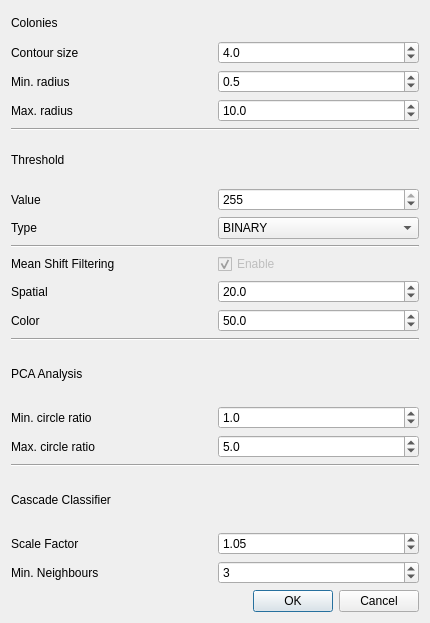
<?xml version="1.0" encoding="UTF-8"?>
<ui version="4.0">
 <class>Settings</class>
 <widget class="QDialog" name="Settings">
  <property name="geometry">
   <rect>
    <x>0</x>
    <y>0</y>
    <width>430</width>
    <height>623</height>
   </rect>
  </property>
  <property name="windowTitle">
   <string>Dialog</string>
  </property>
  <property name="autoFillBackground">
   <bool>false</bool>
  </property>
  <layout class="QVBoxLayout" name="verticalLayout">
   <item>
    <layout class="QGridLayout" name="Colonies">
     <item row="2" column="1">
      <widget class="QDoubleSpinBox" name="minRadiusSpin">
       <property name="decimals">
        <number>1</number>
       </property>
       <property name="maximum">
        <double>255.000000000000000</double>
       </property>
       <property name="value">
        <double>0.500000000000000</double>
       </property>
      </widget>
     </item>
     <item row="1" column="1">
      <widget class="QDoubleSpinBox" name="contourSizeSpin">
       <property name="decimals">
        <number>1</number>
       </property>
       <property name="maximum">
        <double>255.000000000000000</double>
       </property>
       <property name="value">
        <double>4.000000000000000</double>
       </property>
      </widget>
     </item>
     <item row="0" column="0" colspan="2">
      <widget class="QLabel" name="coloniesLabel">
       <property name="text">
        <string>Colonies</string>
       </property>
      </widget>
     </item>
     <item row="3" column="0">
      <widget class="QLabel" name="maxRadiusLabel">
       <property name="text">
        <string>Max. radius</string>
       </property>
      </widget>
     </item>
     <item row="3" column="1">
      <widget class="QDoubleSpinBox" name="maxRadiusSpin">
       <property name="decimals">
        <number>1</number>
       </property>
       <property name="maximum">
        <double>255.000000000000000</double>
       </property>
       <property name="value">
        <double>10.000000000000000</double>
       </property>
      </widget>
     </item>
     <item row="2" column="0">
      <widget class="QLabel" name="minRadiusLabel">
       <property name="text">
        <string>Min. radius</string>
       </property>
      </widget>
     </item>
     <item row="1" column="0">
      <widget class="QLabel" name="contourSizeLabel">
       <property name="text">
        <string>Contour size</string>
       </property>
      </widget>
     </item>
    </layout>
   </item>
   <item>
    <layout class="QGridLayout" name="Threshold">
     <item row="1" column="0" colspan="2">
      <widget class="QLabel" name="thresholdLabel">
       <property name="text">
        <string>Threshold</string>
       </property>
      </widget>
     </item>
     <item row="3" column="0">
      <widget class="QLabel" name="thresholdTypeLabel">
       <property name="text">
        <string>Type</string>
       </property>
      </widget>
     </item>
     <item row="3" column="1">
      <widget class="QComboBox" name="thresholdTypeBox">
       <property name="currentText">
        <string>NONE</string>
       </property>
       <item>
        <property name="text">
         <string>BINARY</string>
        </property>
       </item>
       <item>
        <property name="text">
         <string>BINARY INVERTED</string>
        </property>
       </item>
       <item>
        <property name="text">
         <string>TRUNCATE</string>
        </property>
       </item>
       <item>
        <property name="text">
         <string>TO ZERO</string>
        </property>
       </item>
       <item>
        <property name="text">
         <string>TO ZERO INVERTED</string>
        </property>
       </item>
       <item>
        <property name="text">
         <string>NONE</string>
        </property>
       </item>
      </widget>
     </item>
     <item row="2" column="0">
      <widget class="QLabel" name="thresholdValueLabel">
       <property name="text">
        <string>Value</string>
       </property>
      </widget>
     </item>
     <item row="0" column="0" colspan="2">
      <widget class="Line" name="line_4">
       <property name="orientation">
        <enum>Qt::Horizontal</enum>
       </property>
      </widget>
     </item>
     <item row="2" column="1">
      <widget class="QSpinBox" name="thresholdValueSpin">
       <property name="maximum">
        <number>255</number>
       </property>
       <property name="value">
        <number>255</number>
       </property>
      </widget>
     </item>
    </layout>
   </item>
   <item>
    <widget class="Line" name="line_3">
     <property name="orientation">
      <enum>Qt::Horizontal</enum>
     </property>
    </widget>
   </item>
   <item>
    <layout class="QGridLayout" name="MeanShift">
     <item row="4" column="0">
      <widget class="QLabel" name="colorLabel">
       <property name="text">
        <string>Color</string>
       </property>
      </widget>
     </item>
     <item row="3" column="1">
      <widget class="QDoubleSpinBox" name="spatialSpin">
       <property name="decimals">
        <number>1</number>
       </property>
       <property name="maximum">
        <double>255.000000000000000</double>
       </property>
       <property name="value">
        <double>20.000000000000000</double>
       </property>
      </widget>
     </item>
     <item row="4" column="1">
      <widget class="QDoubleSpinBox" name="colorSpin">
       <property name="decimals">
        <number>1</number>
       </property>
       <property name="maximum">
        <double>255.000000000000000</double>
       </property>
       <property name="value">
        <double>50.000000000000000</double>
       </property>
      </widget>
     </item>
     <item row="3" column="0">
      <widget class="QLabel" name="spatialLabel">
       <property name="text">
        <string>Spatial</string>
       </property>
      </widget>
     </item>
     <item row="0" column="0">
      <widget class="QLabel" name="MeanShiftLabel">
       <property name="mouseTracking">
        <bool>true</bool>
       </property>
       <property name="focusPolicy">
        <enum>Qt::NoFocus</enum>
       </property>
       <property name="text">
        <string>Mean Shift Filtering</string>
       </property>
       <property name="textFormat">
        <enum>Qt::AutoText</enum>
       </property>
       <property name="scaledContents">
        <bool>false</bool>
       </property>
      </widget>
     </item>
     <item row="0" column="1">
      <widget class="QCheckBox" name="enableMeanShiftCheckbox">
       <property name="enabled">
        <bool>false</bool>
       </property>
       <property name="text">
        <string>Enable</string>
       </property>
       <property name="checked">
        <bool>true</bool>
       </property>
      </widget>
     </item>
    </layout>
   </item>
   <item>
    <widget class="Line" name="line_2">
     <property name="orientation">
      <enum>Qt::Horizontal</enum>
     </property>
    </widget>
   </item>
   <item>
    <layout class="QGridLayout" name="PCAAnalysis">
     <item row="2" column="0">
      <widget class="QLabel" name="maxCircleRatioBox">
       <property name="text">
        <string>Max. circle ratio</string>
       </property>
      </widget>
     </item>
     <item row="1" column="0">
      <widget class="QLabel" name="minCircleRatioLabel">
       <property name="text">
        <string>Min. circle ratio</string>
       </property>
      </widget>
     </item>
     <item row="0" column="0" colspan="2">
      <widget class="QLabel" name="pcaAnalysisLabel">
       <property name="text">
        <string>PCA Analysis</string>
       </property>
      </widget>
     </item>
     <item row="2" column="1">
      <widget class="QDoubleSpinBox" name="maxCircleRatioSpin">
       <property name="decimals">
        <number>1</number>
       </property>
       <property name="maximum">
        <double>255.000000000000000</double>
       </property>
       <property name="value">
        <double>5.000000000000000</double>
       </property>
      </widget>
     </item>
     <item row="1" column="1">
      <widget class="QDoubleSpinBox" name="minCircleRatioSpin">
       <property name="decimals">
        <number>1</number>
       </property>
       <property name="maximum">
        <double>255.000000000000000</double>
       </property>
       <property name="value">
        <double>1.000000000000000</double>
       </property>
      </widget>
     </item>
    </layout>
   </item>
   <item>
    <widget class="Line" name="line">
     <property name="orientation">
      <enum>Qt::Horizontal</enum>
     </property>
    </widget>
   </item>
   <item>
    <layout class="QGridLayout" name="Cascade">
     <item row="2" column="0">
      <widget class="QLabel" name="minNeighborsLabel">
       <property name="text">
        <string>Min. Neighbours </string>
       </property>
      </widget>
     </item>
     <item row="1" column="0">
      <widget class="QLabel" name="scaleFactorLabel">
       <property name="text">
        <string>Scale Factor</string>
       </property>
      </widget>
     </item>
     <item row="1" column="1">
      <widget class="QDoubleSpinBox" name="scaleFactorSpin">
       <property name="maximum">
        <double>255.000000000000000</double>
       </property>
       <property name="singleStep">
        <double>1.000000000000000</double>
       </property>
       <property name="value">
        <double>1.050000000000000</double>
       </property>
      </widget>
     </item>
     <item row="0" column="0" colspan="2">
      <widget class="QLabel" name="cascadeLabel">
       <property name="text">
        <string>Cascade Classifier</string>
       </property>
      </widget>
     </item>
     <item row="2" column="1">
      <widget class="QSpinBox" name="minNeighborsSpin">
       <property name="maximum">
        <number>255</number>
       </property>
       <property name="value">
        <number>3</number>
       </property>
      </widget>
     </item>
    </layout>
   </item>
   <item>
    <widget class="QDialogButtonBox" name="buttonBox">
     <property name="orientation">
      <enum>Qt::Horizontal</enum>
     </property>
     <property name="standardButtons">
      <set>QDialogButtonBox::Cancel|QDialogButtonBox::Ok</set>
     </property>
    </widget>
   </item>
  </layout>
 </widget>
 <resources/>
 <connections>
  <connection>
   <sender>buttonBox</sender>
   <signal>rejected()</signal>
   <receiver>Settings</receiver>
   <slot>reject()</slot>
   <hints>
    <hint type="sourcelabel">
     <x>316</x>
     <y>260</y>
    </hint>
    <hint type="destinationlabel">
     <x>286</x>
     <y>274</y>
    </hint>
   </hints>
  </connection>
  <connection>
   <sender>buttonBox</sender>
   <signal>accepted()</signal>
   <receiver>Settings</receiver>
   <slot>accept()</slot>
   <hints>
    <hint type="sourcelabel">
     <x>248</x>
     <y>254</y>
    </hint>
    <hint type="destinationlabel">
     <x>157</x>
     <y>274</y>
    </hint>
   </hints>
  </connection>
 </connections>
</ui>
